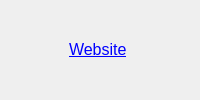
       <widget class="QFrame" name="frame_3">
        <property name="minimumSize">
         <size>
          <width>170</width>
          <height>60</height>
         </size>
        </property>
        <property name="frameShape">
         <enum>QFrame::NoFrame</enum>
        </property>
        <property name="frameShadow">
         <enum>QFrame::Raised</enum>
        </property>
        <layout class="QGridLayout" name="gridLayout_5">
         <property name="leftMargin">
          <number>9</number>
         </property>
         <property name="topMargin">
          <number>0</number>
         </property>
         <property name="rightMargin">
          <number>0</number>
         </property>
         <property name="bottomMargin">
          <number>0</number>
         </property>
         <property name="horizontalSpacing">
          <number>10</number>
         </property>
         <property name="verticalSpacing">
          <number>0</number>
         </property>
         <item row="0" column="1">
          <widget class="QLabel" name="label_4">
           <property name="minimumSize">
            <size>
             <width>50</width>
             <height>50</height>
            </size>
           </property>
           <property name="maximumSize">
            <size>
             <width>35</width>
             <height>35</height>
            </size>
           </property>
           <property name="text">
            <string/>
           </property>
           <property name="pixmap">
            <pixmap resource="../bitcoin.qrc">:/icons/tx_mined</pixmap>
           </property>
           <property name="scaledContents">
            <bool>true</bool>
           </property>
          </widget>
         </item>
         <item row="0" column="2">
          <widget class="QFrame" name="frame_4">
           <property name="frameShape">
            <enum>QFrame::NoFrame</enum>
           </property>
           <property name="frameShadow">
            <enum>QFrame::Raised</enum>
           </property>
           <layout class="QGridLayout" name="gridLayout_6">
            <property name="leftMargin">
             <number>0</number>
            </property>
            <item row="0" column="0">
             <widget class="QLabel" name="label_7">
              <property name="font">
               <font>
                <pointsize>12</pointsize>
               </font>
              </property>
              <property name="text">
               <string>&lt;a href=&quot;https://www.ciredo.com/&quot;&gt;Website&lt;/a&gt;</string>
              </property>
              <property name="openExternalLinks">
               <bool>true</bool>
              </property>
             </widget>
            </item>
           </layout>
          </widget>
         </item>
        </layout>
       </widget>
